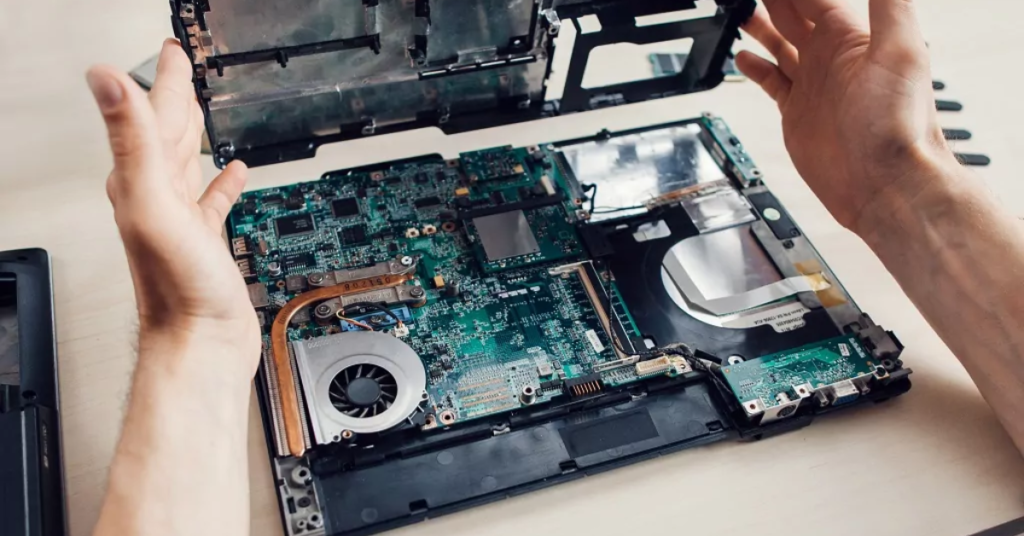
#> input picture Dataset/laptop/0f91e20ac65143ae993b231996e78a39.png, 1024 x 536 px
$ python -i build_yolo_dataset_balanced.py   (imports and definitions only)
#> lines starting #> are read from the running program, lines starting #| are printed output that depends on the picture
import importlib
import subprocess
import sys
from pathlib import Path
from shutil import move


# [5 lines left out: function ensure_package, not called in this run]


# [3 lines not run here, left out]

from icrawler.builtin import BingImageCrawler
import imagehash
from PIL import Image, ImageFile, ImageOps


ImageFile.LOAD_TRUNCATED_IMAGES = True

BASE_DIR = Path(r"C:/State-Secrets/Projects/INFT/SB Project - clone 2/Dataset")
FILTERED_DIR = BASE_DIR / "filtered_out"
CLASS_NAMES = ["mobile", "laptop", "tablet", "powerbank", "other"]
IMAGE_EXTENSIONS = {".jpg", ".jpeg", ".png", ".bmp", ".webp"}
TARGET_PER_CLASS = 120
DOWNLOADER_THREADS = 4
PHASH_DISTANCE_THRESHOLD = 6
MINIMUM_KEEP_COUNT = 70
MAX_DOWNLOAD_ROUNDS = 4

CLASS_QUERIES = {
    "mobile": [
        "smartphone real photo",
        "phone in hand",
        "mobile on table",
        "cracked phone",
        "broken smartphone",
        "phone in pocket",
        "android phone real",
        "iphone real",
        "person using smartphone",
        "smartphone indoor lighting",
    ],
    "laptop": [
        "laptop on desk",
        "open laptop",
        "broken laptop screen",
        "laptop keyboard",
        "old laptop",
        "laptop in office",
        "laptop side view",
        "open laptop workspace",
        "person using laptop",
        "laptop indoor lighting",
    ],
    "tablet": [
        "tablet real photo",
        "ipad on table",
        "tablet in hand",
        "cracked tablet",
        "tablet on bed",
        "android tablet",
        "tablet on table",
        "tablet usage real",
        "tablet indoor scene",
        "person using tablet",
    ],
    "powerbank": [
        "powerbank real",
        "portable charger",
        "powerbank charging phone",
        "battery pack",
        "damaged powerbank",
        "powerbank real photo",
        "portable charger in hand",
        "battery pack real",
        "power bank on table",
        "powerbank close up",
    ],
    "other": [
        "usb cable close up",
        "wires bundle",
        "pcb board close up",
        "circuit board",
        "charger adapter",
        "power adapter",
        "cables on desk",
        "charger adapter plug",
        "electronic wires bundle",
        "power adapter real",
    ],
}

CLASS_KEYWORDS = {
    "mobile": {"mobile", "phone", "smartphone", "iphone", "android", "cellphone"},
    "laptop": {"laptop", "notebook", "macbook", "computer", "workspace"},
    "tablet": {"tablet", "ipad", "tab"},
    "powerbank": {"powerbank", "power-bank", "portable-charger", "battery-pack", "charger"},
    "other": {"usb", "cable", "pcb", "board", "adapter", "wire", "charger", "plug", "power"},
}

BAD_FILENAME_KEYWORDS = {
    "cartoon",
    "anime",
    "illustration",
    "infographic",
    "poster",
}


# [79 lines left out: functions count_images, class_dir, filtered_dir, move_filtered_image, split_target, download_missing_images, not called in this run]


def is_small_image(width: int, height: int) -> bool:
    return width < 200 or height < 200


def has_bad_filename_signal(path: Path) -> bool:
    name = path.stem.lower().replace("_", " ").replace("-", " ")
    return any(keyword in name for keyword in BAD_FILENAME_KEYWORDS)


# [7 lines left out: function looks_unrelated_by_filename, not called in this run]


def grayscale_complexity(image: Image.Image) -> float:
    grayscale = ImageOps.grayscale(image).resize((128, 128))
    histogram = grayscale.histogram()
    total = sum(histogram)
    if total == 0:
        return 0.0
    used_bins = sum(1 for count in histogram if count > 0)
    return used_bins / 256.0


def edge_density(image: Image.Image) -> float:
    grayscale = ImageOps.grayscale(image).resize((128, 128))
    pixels = list(grayscale.getdata())
    width, height = grayscale.size
    strong_edges = 0
    comparisons = 0

    for y in range(height - 1):
        for x in range(width - 1):
            idx = y * width + x
            right_diff = abs(pixels[idx] - pixels[idx + 1])
            down_diff = abs(pixels[idx] - pixels[idx + width])
            if right_diff > 40:
                strong_edges += 1
            if down_diff > 40:
                strong_edges += 1
            comparisons += 2

    return strong_edges / comparisons if comparisons else 0.0


def block_uniformity(image: Image.Image) -> float:
    small = image.resize((24, 24)).convert("RGB")
    pixels = list(small.getdata())
    unique_colors = len(set(pixels))
    return unique_colors / len(pixels)


def looks_like_graphic(image: Image.Image) -> bool:
    complexity = grayscale_complexity(image)
    edges = edge_density(image)
    uniformity = block_uniformity(image)

    low_detail_flat = complexity < 0.07 and uniformity < 0.12
    poster_like = complexity < 0.12 and edges > 0.22 and uniformity < 0.18
    extreme_flat = uniformity < 0.10

    return low_detail_flat or poster_like or extreme_flat


# [86 lines left out: functions clean_class_folder, clean_dataset, main, not called in this run]


# [2 lines not run here, left out]

>>> from PIL import Image
>>> picture = Image.open('Dataset/laptop/0f91e20ac65143ae993b231996e78a39.png')
#> picture is the input picture: PIL image 1024x536 RGBA; mean R, G, B, A 131.3, 125.7, 123.4, 255
>>> result = looks_like_graphic(picture)
#> in grayscale_complexity, `grayscale = ImageOps.grayscale(image).resize((128, 128))`:
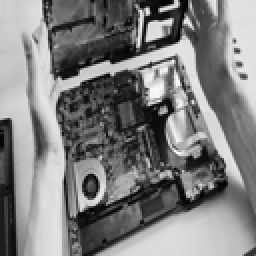
#> grayscale: PIL image 128x128 L (shown 2 times larger); min 0, max 255, mean 127.1
#> in grayscale_complexity, `histogram = grayscale.histogram()`: histogram = 256 values, max 221 at index 219, min 0 at index 250, mean 64
#> in grayscale_complexity, `total = sum(histogram)`: total = 16384
#> in grayscale_complexity, `used_bins = sum(1 for count in histogram if count > 0)`: used_bins = 253
#> in looks_like_graphic, `complexity = grayscale_complexity(image)`: complexity = 0.988
#> in edge_density, `pixels = list(grayscale.getdata())`: pixels = 16384 values, max 255 at index 5080, min 0 at index 90, mean 127.1
#> after the loop in edge_density, `for y in range(height - 1):`: comparisons = 32258; strong_edges = 3695
#> in looks_like_graphic, `edges = edge_density(image)`: edges = 0.115
#> in block_uniformity, `small = image.resize((24, 24)).convert("RGB")`:
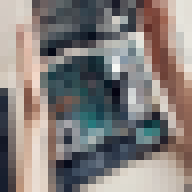
#> small: PIL image 24x24 RGB (shown 8 times larger); mean R, G, B 131.3, 125.7, 123.4
#> in block_uniformity, `pixels = list(small.getdata())`: pixels = 576 items, first 6: (214, 204, 196), (213, 204, 195), (219, 211, 202), (207, 201, 193), (82, 74, 77), (108, 96, 96)
#> in block_uniformity, `unique_colors = len(set(pixels))`: unique_colors = 564
#> in looks_like_graphic, `uniformity = block_uniformity(image)`: uniformity = 0.979
#> in looks_like_graphic, `low_detail_flat = complexity < 0.07 and uniformity < 0.12`: low_detail_flat = False
#> result = False
